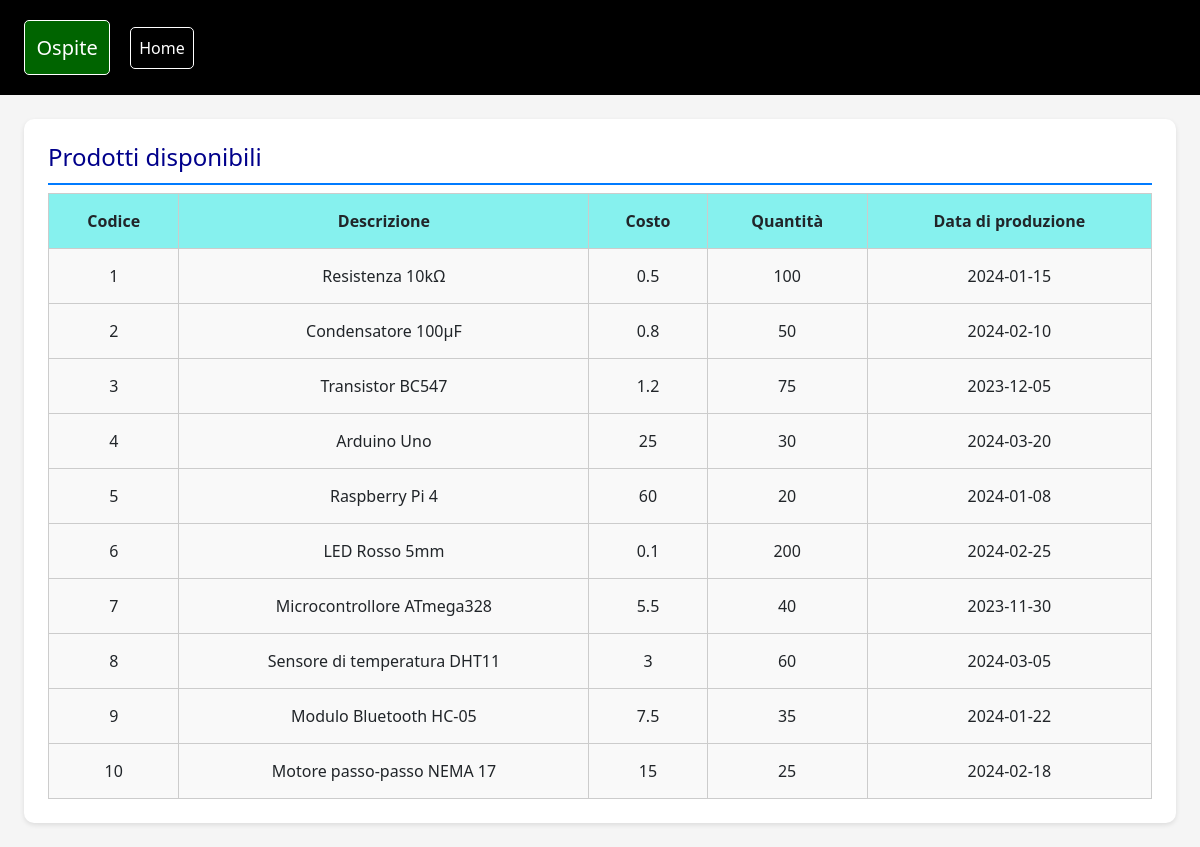
The app's page /pages/prodotti.php with its own data.
### tables this page shows
create table prodotti(
                                        codice int auto_increment primary key,
                                        descrizione varchar(30),
                                        costo float,
                                        quantita int,
                                        data_produzione date default CURRENT_DATE
);

### pages/prodotti.php (the view, shortened to what this page needs)
<?php
require '../references/navbar.php';
$config = require '../references/connectionToDB/databaseConfig.php';
$db = DBconn::getDB($config);
$querySelectProdotti = "SELECT * FROM prodotti";
try{
    $stm=$db->prepare($querySelectProdotti);
    $stm->execute();
    $prodotti = $stm->fetchAll(PDO::FETCH_ASSOC);
}catch(Exception $e){
    logError($e);
}
echo '<div class="element"><h4>Prodotti disponibili</h4>';
echo '<table>';
echo '<tr><th>Codice</th><th>Descrizione</th><th>Costo</th><th>Quantità</th><th>Data di produzione</th></tr>';
foreach($prodotti as $prodotto){
    echo '<tr>';
    echo '<td>'.$prodotto['codice'].'</td>';
    echo '<td>'.$prodotto['descrizione'].'</td>';
    echo '<td>'.$prodotto['costo'].'</td>';
    echo '<td>'.$prodotto['quantita'].'</td>';
    echo '<td>'.$prodotto['data_produzione'].'</td>';
    echo '</tr>';
}
echo '</table></div>';

### references/navbar.php (shortened to what this page needs)
<?php
if(isset($_SESSION['email_user']) && isset($_SESSION['nome_user'])){
    $nomeUtente = $_SESSION['nome_user'];
}else if (isset($_SESSION['email_admin']) && isset($_SESSION['nome_admin'])){
    $nomeUtente = $_SESSION['nome_admin'];
}else{
    $nomeUtente = "Ospite";
}
?>
<!doctype html>
<html lang="en">
<head>
    <link href="https://cdn.jsdelivr.net/npm/bootstrap@5.3.3/dist/css/bootstrap.min.css" rel="stylesheet">
    <link href="https://getbootstrap.com/docs/5.3/assets/css/docs.css" rel="stylesheet">
</head>
<body class="d-flex flex-column min-vh-100" style="background-color: whitesmoke">
<div class="flex-grow-1">
    <nav class="navbar navbar-expand-lg navbar-dark" style="background-color: black;">
        <div class="container-fluid">
            <a class="navbar-brand account" href="../pages/account.php"><?= $nomeUtente ?></a>
            <div class="collapse navbar-collapse" id="navbarNav">
                <ul class="navbar-nav">
                    <li class="nav-item m-2">
                        <a class="nav-link active" aria-current="page"
                           href="../pages/home.php">Home</a>
                    </li>
                </ul>
            </div>
        </div>
    </nav>

### references/navbar.php (style rules this page uses)
h4, .lab { border-bottom: 2px solid #007bff; width: 100%; padding-bottom: 1%; color: darkblue; }
.element { background: white; padding: 2%; border-radius: 10px; box-shadow: 0 2px 5px rgba(0, 0, 0, 0.1); margin: 2%; }
.account { border: 1px solid white; padding: 1%; margin: 1%; border-radius: 5px; color: white; background-color: darkgreen; }
.nav-link { border: 1px solid white; border-radius: 5px; color: white; text-align: center; }
table { width: 100%; border-collapse: collapse; }
th, td { padding: 15px; text-align: center; border: 1px solid #ccc; }
td { background-color: #f9f9f9; }
th { background-color: #86f1ee; }

### records on screen
prodotti: codice "1", descrizione "Resistenza 10kΩ", costo "0.5", quantita "100", data_produzione "2024-01-15"
prodotti: codice "2", descrizione "Condensatore 100µF", costo "0.8", quantita "50", data_produzione "2024-02-10"
prodotti: codice "3", descrizione "Transistor BC547", costo "1.2", quantita "75", data_produzione "2023-12-05"
prodotti: codice "4", descrizione "Arduino Uno", costo "25", quantita "30", data_produzione "2024-03-20"
prodotti: codice "5", descrizione "Raspberry Pi 4", costo "60", quantita "20", data_produzione "2024-01-08"
prodotti: codice "6", descrizione "LED Rosso 5mm", costo "0.1", quantita "200", data_produzione "2024-02-25"
prodotti: codice "7", descrizione "Microcontrollore ATmega328", costo "5.5", quantita "40", data_produzione "2023-11-30"
prodotti: codice "8", descrizione "Sensore di temperatura DHT11", costo "3", quantita "60", data_produzione "2024-03-05"
prodotti: codice "9", descrizione "Modulo Bluetooth HC-05", costo "7.5", quantita "35", data_produzione "2024-01-22"
prodotti: codice "10", descrizione "Motore passo-passo NEMA 17", costo "15", quantita "25", data_produzione "2024-02-18"

### other values on screen
$nomeUtente "Ospite"
